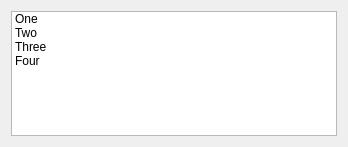
<?xml version="1.0" encoding="UTF-8"?>
<ui version="4.0">
 <class>Widget</class>
 <widget class="QWidget" name="Widget">
  <property name="geometry">
   <rect>
    <x>0</x>
    <y>0</y>
    <width>348</width>
    <height>147</height>
   </rect>
  </property>
  <property name="windowTitle">
   <string>Widget</string>
  </property>
  <layout class="QGridLayout" name="gridLayout">
   <item row="0" column="0">
    <widget class="QListWidget" name="listWidget">
     <item>
      <property name="text">
       <string>One</string>
      </property>
     </item>
     <item>
      <property name="text">
       <string>Two</string>
      </property>
     </item>
     <item>
      <property name="text">
       <string>Three</string>
      </property>
     </item>
     <item>
      <property name="text">
       <string>Four</string>
      </property>
     </item>
    </widget>
   </item>
  </layout>
 </widget>
 <layoutdefault spacing="6" margin="11"/>
 <resources/>
 <connections/>
</ui>
